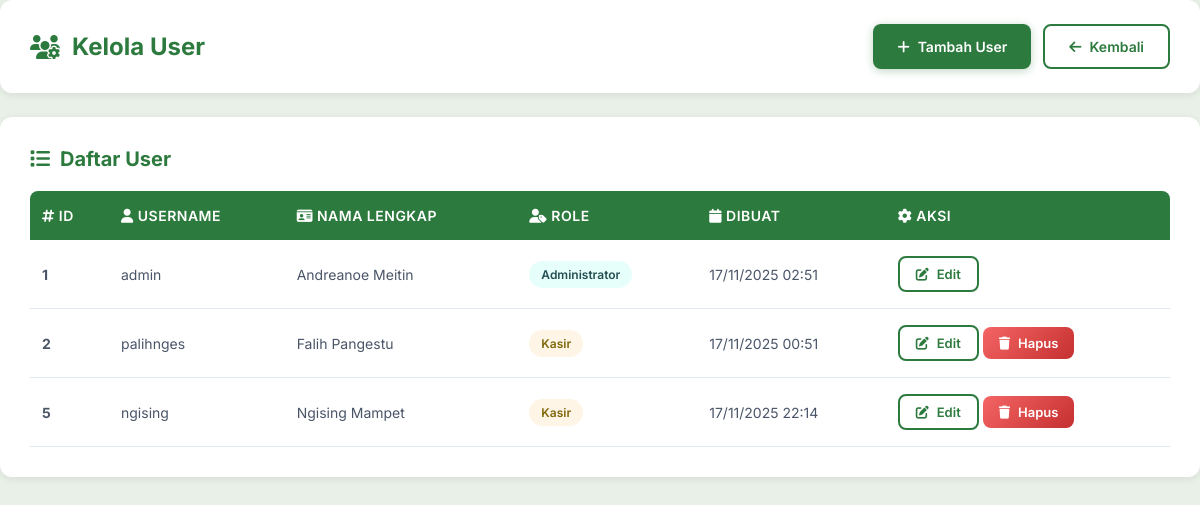
Page /kelola_user.php (signed in) on the earlier database version.
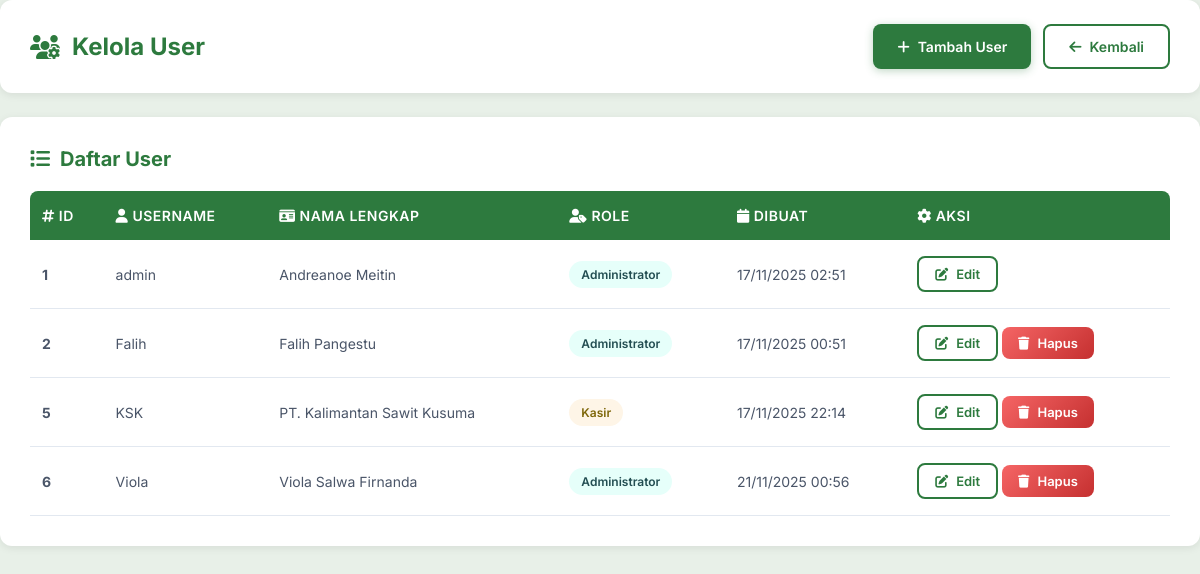
Same page on the later database version.
### tables this page shows
CREATE TABLE `users` (
  `id` int(11) NOT NULL,
  `username` varchar(50) NOT NULL,
  `password` varchar(255) NOT NULL,
  `nama_lengkap` varchar(100) NOT NULL,
  `role` enum('Kasir','Administrator') NOT NULL,
  `created_at` timestamp NOT NULL DEFAULT current_timestamp()
);

### kelola_user.php (the view, shortened to what this page needs)
<?php
require_once 'config/conn_db.php';
$current_user_id = $_SESSION['user_id'];
$users = mysqli_query($conn, "SELECT id, username, nama_lengkap, role, created_at FROM users ORDER BY id ASC");
?>
<!DOCTYPE html>
<html lang="id">
<head>
    <link rel="stylesheet" href="https://cdnjs.cloudflare.com/ajax/libs/font-awesome/6.4.0/css/all.min.css">
</head>
<body>
    <div class="container">
        <div class="header">
            <h2><i class="fas fa-users-cog"></i> Kelola User</h2>
            <div class="page-actions">
                <button id="btnShowAdd" class="btn btn-primary">
                    <i class="fas fa-plus"></i> Tambah User
                </button>
                <a href="dashboard.php" class="btn btn-outline">
                    <i class="fas fa-arrow-left"></i> Kembali
                </a>
            </div>
        </div>
        <div class="table-wrap">
            <h3><i class="fas fa-list"></i> Daftar User</h3>
            <table>
                <thead>
                    <tr>
                        <th><i class="fas fa-hashtag"></i> ID</th>
                        <th><i class="fas fa-user"></i> Username</th>
                        <th><i class="fas fa-id-card"></i> Nama Lengkap</th>
                        <th><i class="fas fa-user-tag"></i> Role</th>
                        <th><i class="fas fa-calendar"></i> Dibuat</th>
                        <th><i class="fas fa-cog"></i> Aksi</th>
                    </tr>
                </thead>
                <tbody>
                    <?php while ($u = mysqli_fetch_assoc($users)): ?>
                    <tr>
                        <td><strong><?= $u['id'] ?></strong></td>
                        <td><?= htmlspecialchars($u['username']) ?></td>
                        <td><?= htmlspecialchars($u['nama_lengkap']) ?></td>
                        <td>
                            <span class="badge <?= stripos($u['role'], 'admin') !== false ? 'badge-admin' : 'badge-kasir' ?>">
                                <?= htmlspecialchars($u['role']) ?>
                            </span>
                        </td>
                        <td><?= date('d/m/Y H:i', strtotime($u['created_at'])) ?></td>
                        <td>
                            <a class="btn btn-outline btn-sm" href="kelola_user.php?action=edit&id=<?= $u['id'] ?>">
                                <i class="fas fa-edit"></i> Edit
                            </a>
                            <?php if ($u['id'] != $current_user_id): ?>
                                    <a class="btn btn-danger btn-sm btn-delete" href="#" data-id="<?= $u['id'] ?>" data-username="<?php echo htmlspecialchars($u['username'], ENT_QUOTES); ?>">
                                        <i class="fas fa-trash"></i> Hapus
                                    </a>
                                <?php endif; ?>
                        </td>
                    </tr>
                    <?php endwhile; ?>
                </tbody>
            </table>
        </div>
    </div>
</body>
</html>

### kelola_user.php (style rules this page uses)
* { margin: 0; padding: 0; box-sizing: border-box; }
body { font-family: 'Inter', sans-serif; background: #e8f0e8; min-height: 100vh; padding: 0; margin: 0; }
.container { max-width: 100%; margin: 0; padding: 0; }
.header { background: white; padding: 24px 30px; border-radius: 12px; margin-bottom: 24px; box-shadow: 0 2px 8px rgba(0, 0, 0, 0.08); display: flex; justify-content: space-between; align-items: center; flex-wrap: wrap; gap: 16px; }
.header h2 { color: #2d7a3e; font-size: 24px; font-weight: 700; display: flex; align-items: center; gap: 12px; }
.header h2 i { color: #2d7a3e; }
.page-actions { display: flex; gap: 12px; flex-wrap: wrap; }
.btn { padding: 12px 24px; border-radius: 8px; cursor: pointer; border: none; font-size: 14px; font-weight: 600; transition: all 0.3s ease; display: inline-flex; align-items: center; gap: 8px; text-decoration: none; font-family: 'Inter', sans-serif; }
.btn-primary { background: #2d7a3e; color: white; box-shadow: 0 2px 8px rgba(45, 122, 62, 0.3); }
.btn-outline { background: white; border: 2px solid #2d7a3e; color: #2d7a3e; }
.btn-danger { background: linear-gradient(135deg, #f56565 0%, #c53030 100%); color: white; }
.btn-sm { font-size: 13px; padding: 8px 16px; }
.table-wrap { background: white; padding: 30px; border-radius: 12px; box-shadow: 0 2px 8px rgba(0, 0, 0, 0.08); overflow-x: auto; }
.table-wrap h3 { color: #2d7a3e; font-size: 20px; font-weight: 700; margin-bottom: 20px; display: flex; align-items: center; gap: 10px; }
.table-wrap h3 i { color: #2d7a3e; }
table { width: 100%; border-collapse: collapse; min-width: 800px; }
thead th { background: #2d7a3e; color: white; padding: 16px 12px; text-align: left; font-weight: 600; font-size: 14px; text-transform: uppercase; letter-spacing: 0.5px; }
thead th:first-child { border-radius: 8px 0 0 0; }
thead th:last-child { border-radius: 0 8px 0 0; }
tbody tr { border-bottom: 1px solid #e2e8f0; transition: all 0.3s ease; }
tbody td { padding: 16px 12px; color: #4a5568; font-size: 14px; }
.badge { display: inline-block; padding: 6px 12px; border-radius: 20px; font-size: 12px; font-weight: 600; text-transform: capitalize; }
.badge-admin { background: #e6fffa; color: #234e52; }
.badge-kasir { background: #fef5e7; color: #7d6608; }

Differences in the rows shown:
changed users "Falih Pangestu": username "palihnges" → "Falih"; role "Kasir" → "Administrator"
changed users "Kasir": username "ngising" → "KSK"; nama_lengkap "Ngising Mampet" → "PT. Kalimantan Sawit Kusuma"
added users: id "6", username "Viola", nama_lengkap "Viola Salwa Firnanda", role "Administrator", created_at "21/11/2025 00:56"
